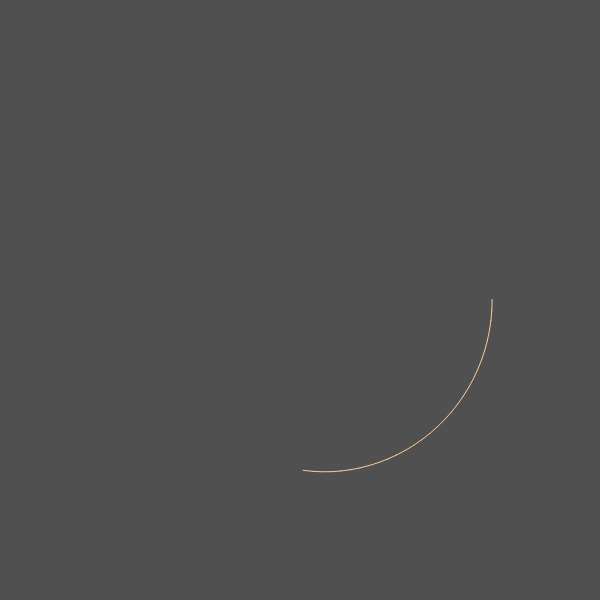
Frame 1 (no input)
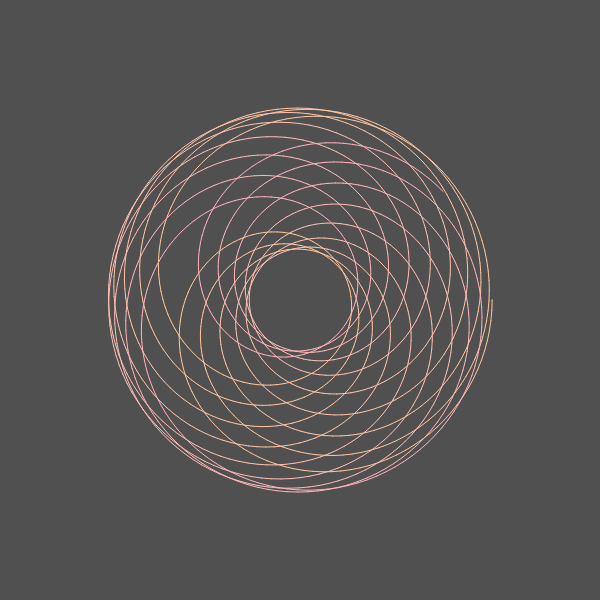
Frame 60 (no input)
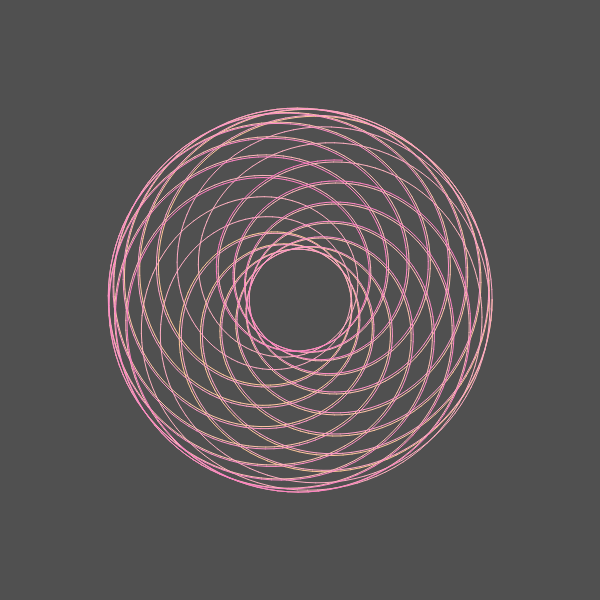
Frame 120 (the mouse pressed at the canvas centre since frame 60)

The p5.js sketch that drew these frames (run headless with seeded random() and noise() and a simulated clock; from frame 60 on, the mouse is pressed at the canvas centre):

// p5.js sketch
// ── sketch.js
let x2,y2 = 200;

var r1
var r2

var a1 = 0
var a2 = 0

var a1Inc
var a2Inc

var prevX
var prevY

function setup() {
  createCanvas(600, 600)
  angleMode(DEGREES)
  background(80)
  
  r1 = random(50,150)
  r2 = random(50,150)
  
  a1Inc = random(0.1,5)
  a2Inc = random(0.1,5)
}

function draw() {

  translate(width / 2, height / 2)
  stroke(225)
  
  for (var i = 0; i < 30; i++) {
    
  var r = map(sin(frameCount), -1, 1, 100, 800)
  var g = map(cos(frameCount), -1, 1, 100, 200)
  var b = map(sin(frameCount), -1, 1, 100, 200)
    
  var x1 = r1 * cos(a1)
  var y1 = r1 * sin(a1)
  
  var x2 = x1 + r2 * cos(a2)
  var y2 = y1 + r2 * sin(a2)
  
  stroke(r, g, b)
  
  line(prevX, prevY, x2, y2)
  
  prevX = x2
  prevY = y2
  
  a1 += a1Inc
  a2 += a2Inc
    
  } 
}

function mouseClicked() {
  a2 = Math.random() * 200;
 }

function mouseDragged() {
  a1 = Math.random() * 200;
 }
